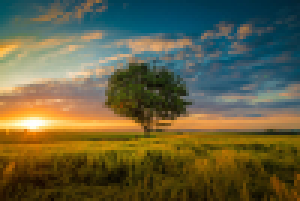
#> input picture img/test_micro.jpg, 100 x 67 px (shown 3 times larger)
$ python temp.py
#> lines starting #> are read from the running program, lines starting #| are printed output that depends on the picture
#> further down, img_m is the input picture: shape (67, 100, 3); mean R, G, B 99.6, 96.6, 66.2
### src/cfa_simulation.py
import numpy as np
import skimage as sk


# [31 lines left out: function simulate_cfa, not called in this run]


def simulate_cfa_3d(input_img, cfa_pattern='GRBG'):
    """
    Simulates the CFA (Color Filter Array) pattern on the input image

    :param input_img: Original image
    :param cfa_pattern: Pattern of the CFA
    :return: Image with simulated CFA
    """
#> called with cfa_pattern = 'GRBG'
    if len(input_img) < 1:
        print("Err: Empty image sent to the simulate_cfa func!")
        return 0

    # gray_img = sk.color.rgb2gray(input_img)

    cfa_raw = np.zeros_like(input_img)

    if cfa_pattern == 'GRBG':
        cfa_raw[::2, ::2, 1] = input_img[::2, ::2, 1]  # Green
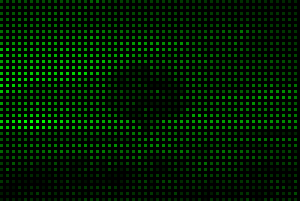
#> cfa_raw: shape (67, 100, 3) (shown 3 times larger); mean R, G, B 0, 24.4, 0
        cfa_raw[::2, 1::2, 0] = input_img[::2, 1::2, 0]  # Red
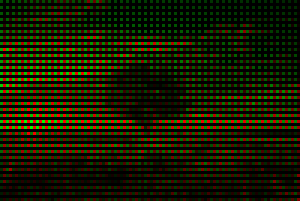
#> cfa_raw: shape (67, 100, 3) (shown 3 times larger); mean R, G, B 25, 24.4, 0
        cfa_raw[1::2, ::2, 2] = input_img[1::2, ::2, 2]  # Blue
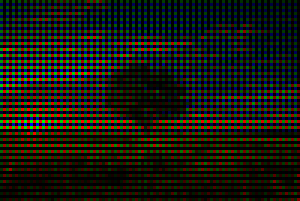
#> cfa_raw: shape (67, 100, 3) (shown 3 times larger); mean R, G, B 25, 24.4, 16.5
        cfa_raw[1::2, 1::2, 1] = input_img[1::2, 1::2, 1]  # Green
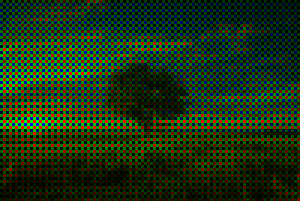
#> cfa_raw: shape (67, 100, 3) (shown 3 times larger); mean R, G, B 25, 48.3, 16.5
    elif cfa_pattern == 'RGGB':
        cfa_raw[::2, ::2, 0] = input_img[::2, ::2, 0]  # Red
        cfa_raw[1::2, ::2, 1] = input_img[1::2, ::2, 1]  # Green
        cfa_raw[::2, 1::2, 1] = input_img[::2, 1::2, 1]  # Green
        cfa_raw[1::2, 1::2, 2] = input_img[1::2, 1::2, 2]  # Blue
    else:
        print("Err: Unsupported CFA pattern!")
        raise ValueError("Unsupported CFA pattern")

    return cfa_raw

### temp.py
import skimage as sk
from src import cfa_simulation as cfa_sim
import matplotlib.pyplot as plt
import numpy as np
from src import convolution as conv
import matplotlib.animation as animation

img_m = sk.io.imread("img/test_micro.jpg")  # Load image
img_m = cfa_sim.simulate_cfa_3d(img_m)

kernel = np.array([[0.25, 0.5, 0.25],
                       [0.5, 1, 0.5],
                       [0.25, 0.5, 0.25]], dtype='float64')

print("Convolution starts...")
#> (the run stopped early here; a loop or call above may not have finished)
